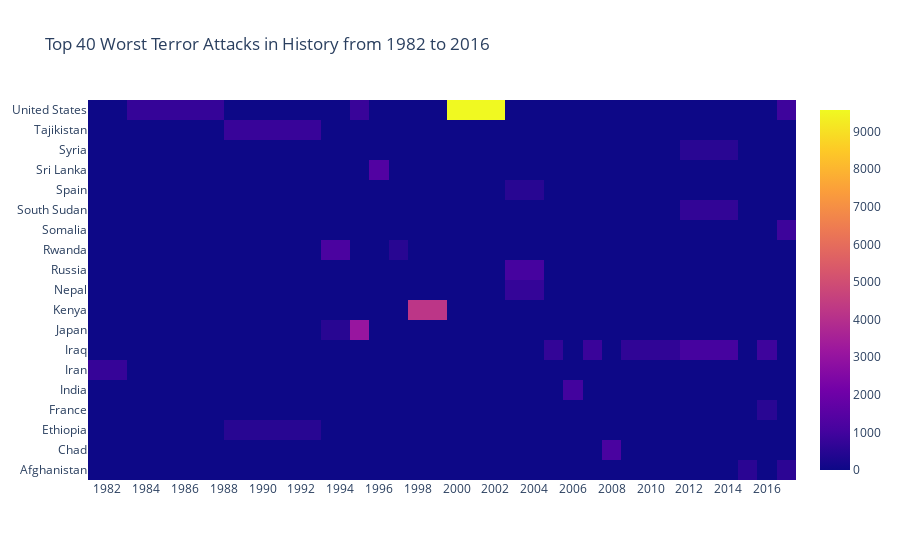

The cell this chart's notebook holds for it:
### Code cell
import plotly.offline as py
import plotly.graph_objs as go
heatmap = go.Heatmap(z=heat.values, x=heat.columns, y=heat.index)
data = [heatmap]
layout = go.Layout(
    title='Top 40 Worst Terror Attacks in History from 1982 to 2016',
    xaxis = dict(ticks='', nticks=20),
    yaxis = dict(ticks='')
)
fig = go.Figure(data=data, layout=layout)
py.iplot(fig, filename='heatmap',show_link=False)

### Figure 1 — Plotly figure (JSON) as saved in the notebook; plotly's stock layout.template omitted (floating-point values rounded to 4 significant figures; data arrays with more than 128 entries replaced by an {"elided": "..."} marker saying what was removed)
{"data": [{"type": "heatmap", "x": [1982, 1984, 1992, 1994, 1995, 1996, 1997, 1998, 2001, 2004, 2005, 2006, 2007, 2008, 2009, 2014, 2015, 2016, 2017], "y": ["Afghanistan", "Chad", "Ethiopia", "France", "India", "Iran", "Iraq", "Japan", "Kenya", "Nepal", "Russia", "Rwanda", "Somalia", "South Sudan", "Spain", "Sri Lanka", "Syria", "Tajikistan", "United States"], "z": {"elided": "19x19 float values"}}], "layout": {"title": {"text": "Top 40 Worst Terror Attacks in History from 1982 to 2016"}, "xaxis": {"nticks": 20, "ticks": ""}, "yaxis": {"ticks": ""}}}
